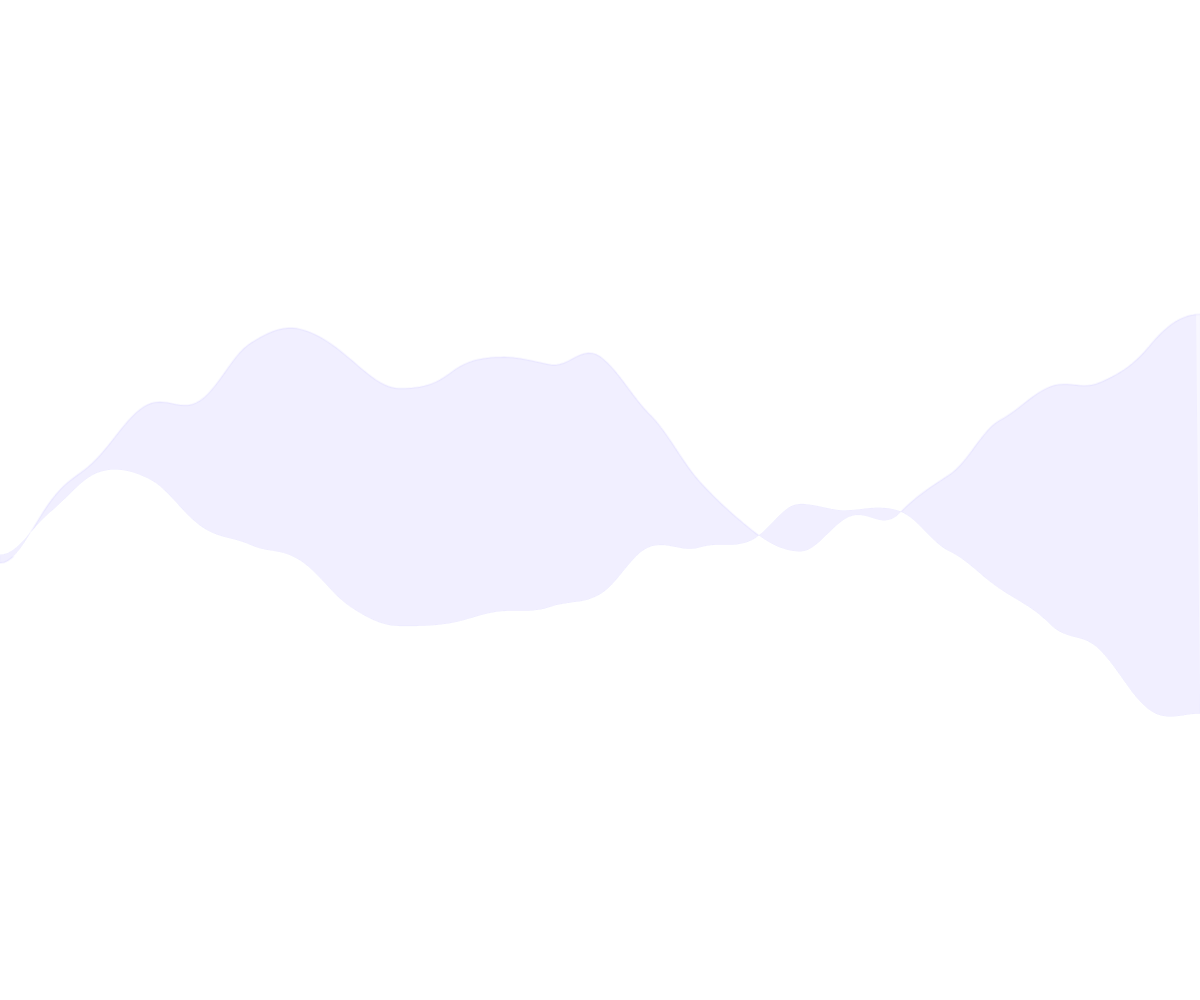
Frame 1 (no input)
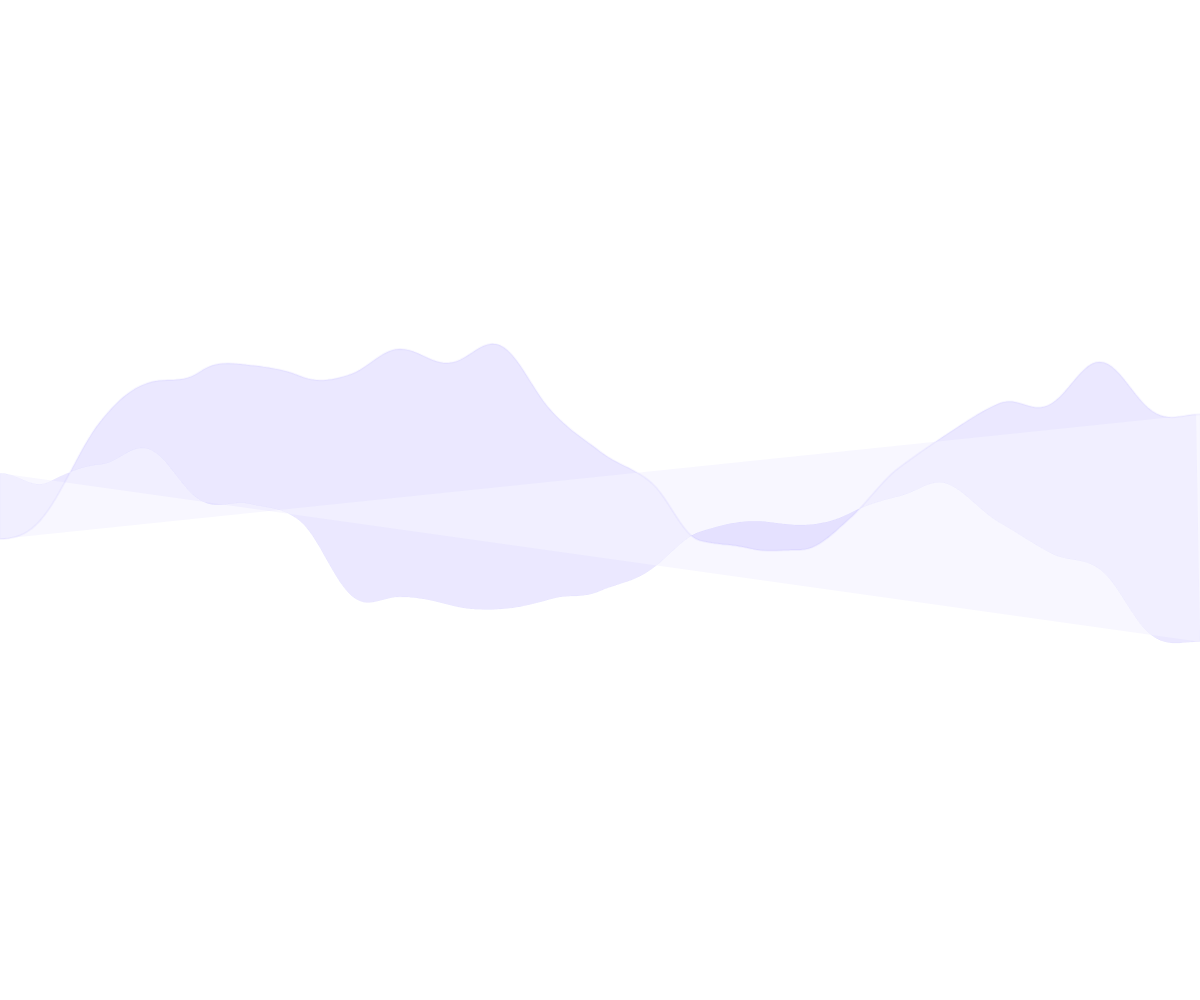
Frame 60 (no input)
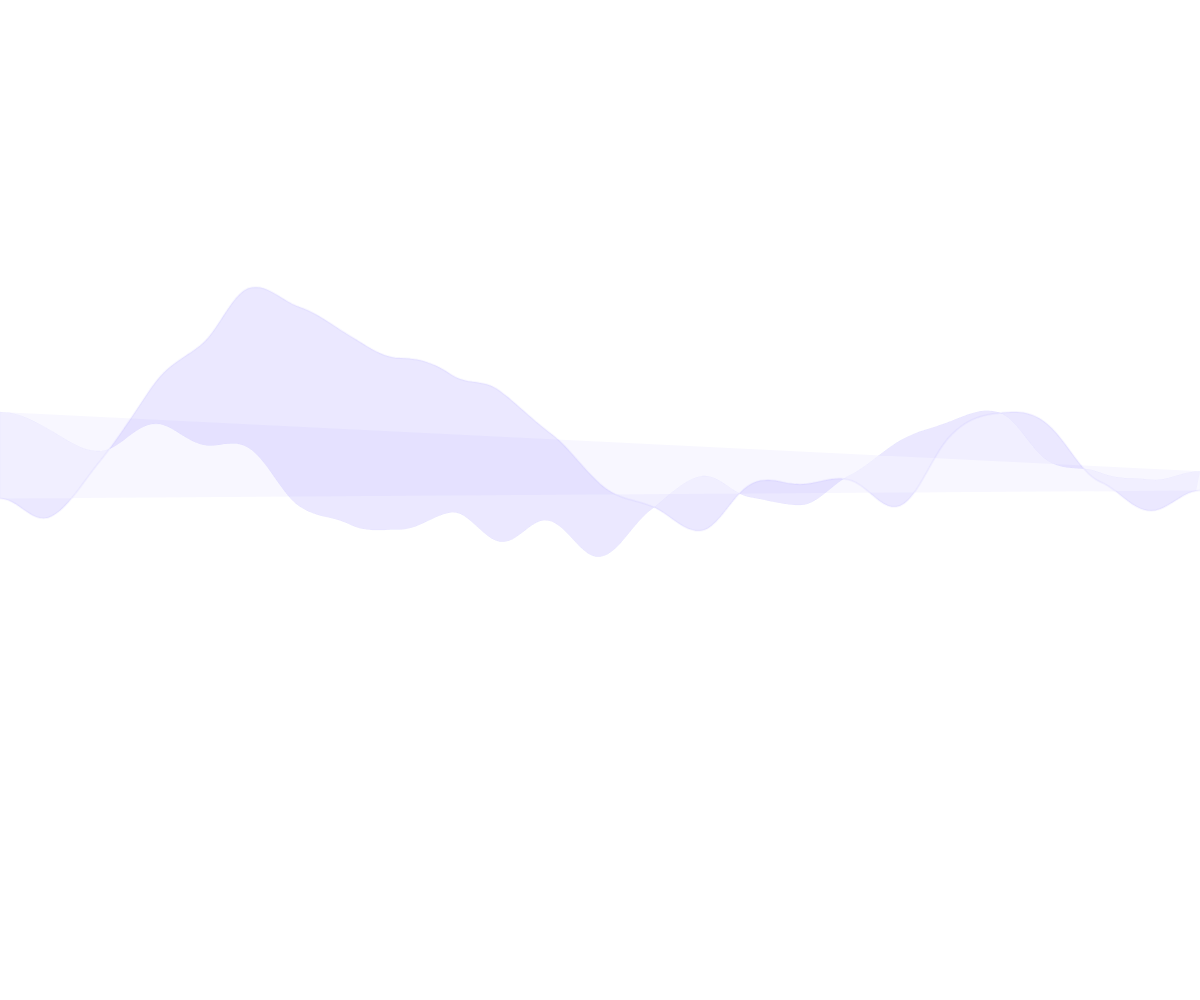
Frame 120 (the mouse pressed at the canvas centre since frame 60)

The p5.js sketch that drew these frames (run headless with seeded random() and noise() and a simulated clock; from frame 60 on, the mouse is pressed at the canvas centre):

// p5.js sketch
// ── sketch.js
let startY1, startY2;
let noiseOffset1 = 0;
let noiseOffset2 = 1000; // 別々の初期値を設定
let numPoints = 300; // 点の数

function setup() {
  createCanvas(windowWidth, windowHeight);
  startY1 = height / 2 - 50; // 1本目の線の開始点を上に調整
  startY2 = height / 2 + 50; // 2本目の線の開始点を下に調整
}

function draw() {
  background(255); // White background

  // First line
  stroke(90, 50, 255, 10); // Adjusted color: more towards blue-purple
  strokeWeight(2);
  let wave1 = drawWave(startY1, noiseOffset1); // 初めのノイズオフセットを渡す

  // Second line
  stroke(90, 50, 255, 1); // Adjusted color with further reduced alpha value for the second line
  strokeWeight(2);
  let wave2 = drawWave(startY2, noiseOffset2); // 2番目のノイズオフセットを渡す

  // Draw the translucent cloth between the two lines
  drawCloth(wave1, wave2, noiseOffset1, noiseOffset2);

  // Update noise offsets
  noiseOffset1 += 0.005; // Increment for slower motion
  noiseOffset2 += 0.005; // Increment for slower motion
}

function drawWave(startY, noiseOffset) { // ノイズオフセットを引数として受け取る
  let wave = [];
  let xoff = 0;
  beginShape();
  for (let x = 0; x <= width; x += width / numPoints) {
    let yOffset = map(noise(xoff, noiseOffset), 0, 1, -height / 3, height / 3); // Adjusted amplitude
    let y = startY + yOffset;
    vertex(x, y);
    wave.push({x: x, y: y});
    xoff += 0.01; // Increment for slower motion
  }
  endShape();
  return wave;
}

function drawCloth(wave1, wave2, noiseOffset1, noiseOffset2) {
  let alphaStart = 1;
  let alphaEnd = 10;
  let clothAlpha = 10; // Adjusted cloth transparency
  beginShape();
  // Draw the first line
  for (let i = 0; i < wave1.length - 1; i++) { // Increase the density of points
    let x1 = wave1[i].x;
    let y1 = wave1[i].y;

    let alphaValue = map(i, 0, wave1.length - 1, alphaEnd, alphaStart); // グラデーションのアルファ値 (50 から 5)

    // Calculate the gradient color
    let lerpedColor = lerpColor(color(90, 50, 255, alphaStart), color(90, 50, 255, alphaEnd), i / (wave1.length - 1));

    fill(lerpedColor); // Adjusted fill color and alpha value for gradient effect

    // Draw the point of the first line
    vertex(x1, y1);
  }

  // Draw the second line in reverse order
  for (let i = wave2.length - 1; i >= 0; i--) {
    let x2 = wave2[i].x;
    let y2 = wave2[i].y;

    // Draw the point of the second line
    vertex(x2, y2);
  }
  endShape(CLOSE);

  // Draw the translucent cloth with adjusted transparency
  fill(90, 50, 255, clothAlpha);
  beginShape();
  for (let i = 0; i < wave1.length; i++) {
    let x1 = wave1[i].x;
    let y1 = wave1[i].y;
    vertex(x1, y1);
  }
  for (let i = wave2.length - 1; i >= 0; i--) {
    let x2 = wave2[i].x;
    let y2 = wave2[i].y;
    vertex(x2, y2);
  }
  endShape(CLOSE);
}
